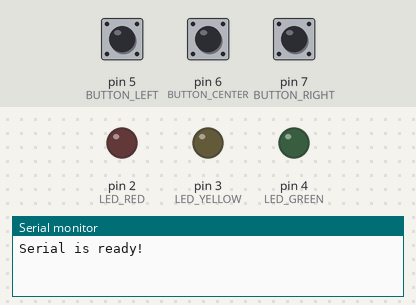
Bench run of a sketch on a simulated Arduino Uno, built with avr-gcc and run on an emulated ATmega328P. On the bench: output pins drawn as LEDs (lit = HIGH), the last lines printed to the serial monitor. Dashed ring = blinking. Inputs (shaded band) come from the test bench; at power-on: pin 6 (BUTTON_CENTER) HIGH, pin 5 (BUTTON_LEFT) HIGH, pin 7 (BUTTON_RIGHT) HIGH.

Above: at 1.2 s.
1.3 s: pin 6 (BUTTON_CENTER) pulled LOW for 0.2 s
At 1.8 s:
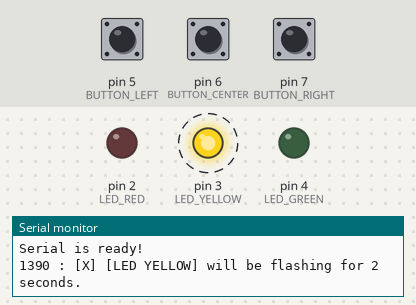
4.5 s: pin 5 (BUTTON_LEFT) pulled LOW for 0.2 s
At 5.9 s:
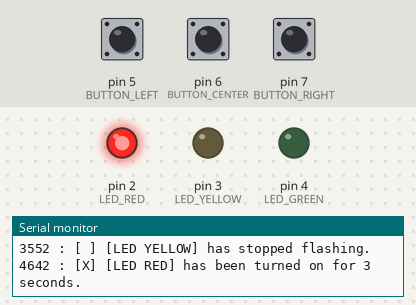
7.7 s: pin 7 (BUTTON_RIGHT) pulled LOW for 0.2 s
At 8.4 s:
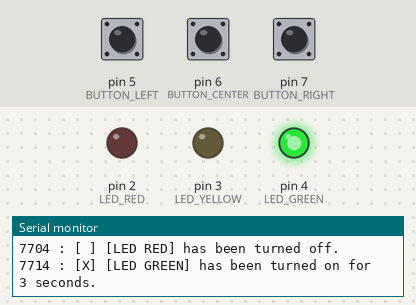
10.9 s: pin 7 (BUTTON_RIGHT) pulled LOW for 1 s
At 14.7 s:
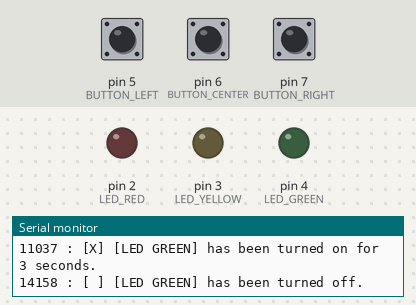
14.9 s: pin 7 (BUTTON_RIGHT) pulled LOW for 3.2 s
At 16.2 s:
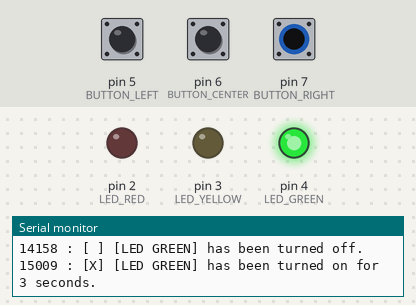
19.6 s: pin 5 (BUTTON_LEFT) driven LOW and pin 6 (BUTTON_CENTER) driven LOW
At 20.0 s:
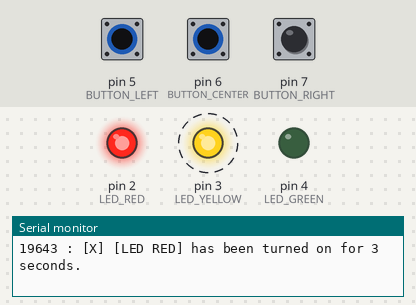
Timing chart, 0 to 23.6 s (numbered marks = the images above; inputs shaded):
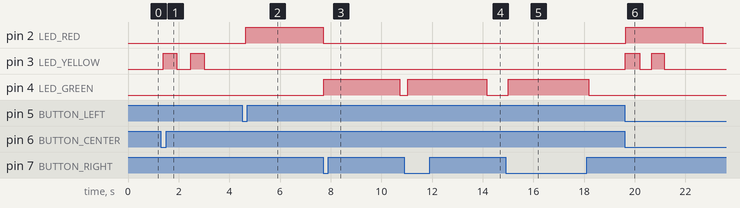

Measured:
- after the input at 1.3 s, pin 3 (LED_YELLOW): alternates HIGH for 0.54 s and LOW for 0.54 s, 4 changes in all, then stays LOW, starting after 0.09 s
- after the input at 4.5 s, pin 2 (LED_RED): LOW → HIGH after 0.14 s
- after the input at 7.7 s, pin 4 (LED_GREEN): LOW → HIGH at once, → LOW 3.0 s later
- after the input at 10.9 s, pin 4 (LED_GREEN): LOW → HIGH after 0.14 s, → LOW 3.1 s later
- after the input at 14.9 s, pin 4 (LED_GREEN): LOW → HIGH after 0.11 s, → LOW 3.2 s later
- after the input at 19.6 s, pin 2 (LED_RED): LOW → HIGH at once, → LOW 3.0 s later; pin 3 (LED_YELLOW): alternates HIGH for 0.52 s and LOW for 0.48 s, 4 changes in all, then stays LOW, starting at once

The sketch:

main.ino
```cpp
const int LED_RED       = 2;
const int LED_YELLOW    = 3;
const int LED_GREEN     = 4;
const int BUTTON_LEFT   = 5;
const int BUTTON_CENTER = 6;
const int BUTTON_RIGHT  = 7;
#define PRESSED LOW

long time_now;

//LED STATE
bool is_red_active    = false;
bool is_yellow_active = false;
bool is_green_active  = false;

int red_timer    = 0;
int yellow_timer = 0;
int green_timer  = 0;

bool is_button_left_pushed   = false;
bool is_button_center_pushed = false;
bool is_button_right_pushed  = false;

long debounce_delay = 50;

void setup() {

    pinMode(LED_RED       , OUTPUT);
    pinMode(LED_YELLOW    , OUTPUT);
    pinMode(LED_GREEN     , OUTPUT);

    pinMode(BUTTON_RIGHT  , INPUT_PULLUP);
    pinMode(BUTTON_CENTER , INPUT_PULLUP);
    pinMode(BUTTON_LEFT   , INPUT_PULLUP);

    Serial.begin(115200);
    while(!Serial);
    Serial.println();
    Serial.println("Serial is ready!");
}

void loop() {

    /* ------------------- */
    /* ----- RED LED ----- */
    if(checkButton(BUTTON_LEFT)) {

        //Force turn off LED
        if(is_red_active && !is_button_left_pushed) {

            digitalWrite(LED_RED, LOW);

            is_red_active = false;
            red_timer = 0;

            Serial.println((String)millis() + " : [ ] [LED RED] has been forced to turn off.");
        }

        //Turn on LED
        else if(!is_red_active && red_timer == 0 && !is_button_left_pushed) {

            digitalWrite(LED_RED, HIGH);

            is_red_active = true;
            red_timer = millis();

            Serial.println((String)millis() + " : [X] [LED RED] has been turned on for 3 seconds.");
        }

        is_button_left_pushed = true;
    }
    else {

        is_button_left_pushed = false;
        delay(50);
    }

    //Turn off LED
    if(isTimePassed(red_timer, 3000) && is_red_active) {

        digitalWrite(LED_RED, LOW);

        is_red_active = false;
        red_timer = 0;

        Serial.println((String)millis() + " : [ ] [LED RED] has been turned off.");
    }
    /* ----- RED LED ----- */
    /* ------------------- */

    /* ------------------- */
    /* ----- GREEN LED ----- */
    if(checkButton(BUTTON_RIGHT)) {

        //Force turn off LED
        if(is_green_active && !is_button_right_pushed) {

            digitalWrite(LED_GREEN, LOW);

            is_green_active = false;
            green_timer = 0;

            Serial.println((String)millis() + " : [ ] [LED GREEN] has been forced to turn off.");
        }

        //Turn on LED
        else if(!is_green_active && green_timer == 0 && !is_button_right_pushed && !is_red_active) {

            digitalWrite(LED_GREEN, HIGH);

            is_green_active = true;
            green_timer = millis();

            Serial.println((String)millis() + " : [X] [LED GREEN] has been turned on for 3 seconds.");
        }

        is_button_right_pushed = true;
    }
    else {

        is_button_right_pushed = false;
        delay(50);
    }

    //Turn off LED
    if(isTimePassed(green_timer, 3000) && is_green_active) {

        digitalWrite(LED_GREEN, LOW);

        is_green_active = false;
        green_timer = 0;

        Serial.println((String)millis() + " : [ ] [LED GREEN] has been turned off.");
    }
    /* ----- GREEN LED ----- */
    /* ------------------- */

    /* ------------------- */
    /* ----- YELLOW LED ----- */
    if(checkButton(BUTTON_CENTER)) {

        //Change LED state
        if(!is_yellow_active && yellow_timer == 0 && !is_button_center_pushed && !is_red_active && !is_green_active) {

            digitalWrite(LED_YELLOW, HIGH);

            is_yellow_active = true;
            yellow_timer = millis();

            Serial.println((String)millis() + " : [X] [LED YELLOW] will be flashing for 2 seconds.");
        }

        is_button_center_pushed = true;
    }
    else {

        is_button_center_pushed = false;
        delay(50);
    }

    //Flashing LED
    if(is_yellow_active) {
        if(isTimePassed(yellow_timer, 500)) digitalWrite(LED_YELLOW, LOW);
        if(isTimePassed(yellow_timer, 1000)) digitalWrite(LED_YELLOW, HIGH);
        if(isTimePassed(yellow_timer, 1500)) digitalWrite(LED_YELLOW, LOW);
    }

    //Stop flashing LED
    if(isTimePassed(yellow_timer, 2000) && is_yellow_active) {

        digitalWrite(LED_YELLOW, LOW);

        is_yellow_active = false;
        yellow_timer = 0;

        Serial.println((String)millis() + " : [ ] [LED YELLOW] has stopped flashing.");
    }
    /* ----- YELLOW LED ----- */
    /* ------------------- */
}

bool checkButton(int pin) {

    delay(10);
    if(digitalRead(pin) == LOW) return true;
    return false;
}

bool isTimePassed(long last_run, int delay){
    return (millis() >= last_run + delay);
}
```
